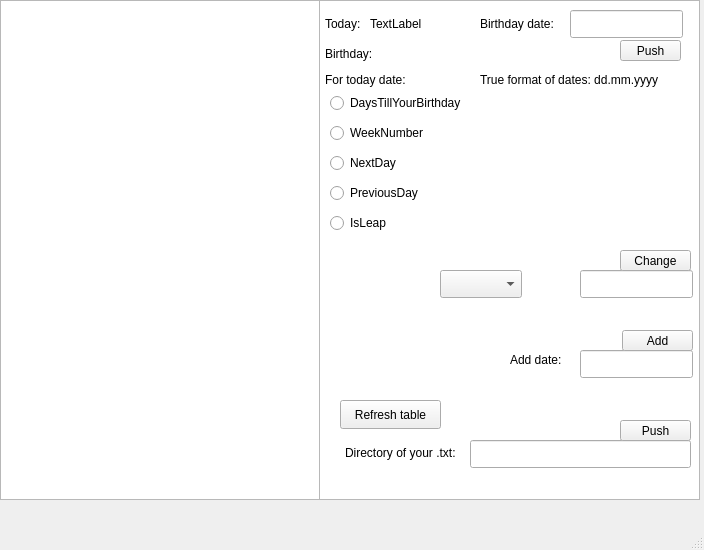
<?xml version="1.0" encoding="UTF-8"?>
<ui version="4.0">
 <class>MainWindow</class>
 <widget class="QMainWindow" name="MainWindow">
  <property name="geometry">
   <rect>
    <x>0</x>
    <y>0</y>
    <width>704</width>
    <height>550</height>
   </rect>
  </property>
  <property name="windowTitle">
   <string>MainWindow</string>
  </property>
  <widget class="QWidget" name="centralwidget">
   <widget class="QGraphicsView" name="graphicsView">
    <property name="geometry">
     <rect>
      <x>0</x>
      <y>0</y>
      <width>700</width>
      <height>500</height>
     </rect>
    </property>
   </widget>
   <widget class="QLabel" name="label">
    <property name="geometry">
     <rect>
      <x>370</x>
      <y>10</y>
      <width>71</width>
      <height>28</height>
     </rect>
    </property>
    <property name="text">
     <string>TextLabel</string>
    </property>
   </widget>
   <widget class="QLabel" name="label_2">
    <property name="geometry">
     <rect>
      <x>325</x>
      <y>10</y>
      <width>51</width>
      <height>28</height>
     </rect>
    </property>
    <property name="text">
     <string>Today:</string>
    </property>
   </widget>
   <widget class="QLineEdit" name="lineEdit">
    <property name="geometry">
     <rect>
      <x>570</x>
      <y>10</y>
      <width>113</width>
      <height>28</height>
     </rect>
    </property>
   </widget>
   <widget class="QLabel" name="label_3">
    <property name="geometry">
     <rect>
      <x>480</x>
      <y>10</y>
      <width>91</width>
      <height>28</height>
     </rect>
    </property>
    <property name="text">
     <string>Birthday date:</string>
    </property>
   </widget>
   <widget class="QPushButton" name="pushButton">
    <property name="geometry">
     <rect>
      <x>620</x>
      <y>40</y>
      <width>61</width>
      <height>21</height>
     </rect>
    </property>
    <property name="text">
     <string>Push</string>
    </property>
   </widget>
   <widget class="QLabel" name="label_4">
    <property name="geometry">
     <rect>
      <x>325</x>
      <y>40</y>
      <width>61</width>
      <height>28</height>
     </rect>
    </property>
    <property name="text">
     <string>Birthday:</string>
    </property>
   </widget>
   <widget class="QLabel" name="label_5">
    <property name="geometry">
     <rect>
      <x>380</x>
      <y>40</y>
      <width>71</width>
      <height>28</height>
     </rect>
    </property>
    <property name="text">
     <string/>
    </property>
   </widget>
   <widget class="QRadioButton" name="radioButton">
    <property name="geometry">
     <rect>
      <x>330</x>
      <y>90</y>
      <width>161</width>
      <height>26</height>
     </rect>
    </property>
    <property name="text">
     <string>DaysTillYourBirthday</string>
    </property>
   </widget>
   <widget class="QRadioButton" name="radioButton_2">
    <property name="geometry">
     <rect>
      <x>330</x>
      <y>120</y>
      <width>121</width>
      <height>26</height>
     </rect>
    </property>
    <property name="text">
     <string>WeekNumber</string>
    </property>
   </widget>
   <widget class="QRadioButton" name="radioButton_3">
    <property name="geometry">
     <rect>
      <x>330</x>
      <y>150</y>
      <width>111</width>
      <height>26</height>
     </rect>
    </property>
    <property name="text">
     <string>NextDay</string>
    </property>
   </widget>
   <widget class="QRadioButton" name="radioButton_4">
    <property name="geometry">
     <rect>
      <x>330</x>
      <y>180</y>
      <width>111</width>
      <height>26</height>
     </rect>
    </property>
    <property name="text">
     <string>PreviousDay</string>
    </property>
   </widget>
   <widget class="QRadioButton" name="radioButton_5">
    <property name="geometry">
     <rect>
      <x>330</x>
      <y>210</y>
      <width>112</width>
      <height>26</height>
     </rect>
    </property>
    <property name="text">
     <string>IsLeap</string>
    </property>
   </widget>
   <widget class="QLabel" name="label_6">
    <property name="geometry">
     <rect>
      <x>490</x>
      <y>90</y>
      <width>91</width>
      <height>26</height>
     </rect>
    </property>
    <property name="text">
     <string/>
    </property>
   </widget>
   <widget class="QLabel" name="label_7">
    <property name="geometry">
     <rect>
      <x>450</x>
      <y>120</y>
      <width>91</width>
      <height>26</height>
     </rect>
    </property>
    <property name="text">
     <string/>
    </property>
   </widget>
   <widget class="QLabel" name="label_8">
    <property name="geometry">
     <rect>
      <x>420</x>
      <y>150</y>
      <width>91</width>
      <height>26</height>
     </rect>
    </property>
    <property name="text">
     <string/>
    </property>
   </widget>
   <widget class="QLabel" name="label_9">
    <property name="geometry">
     <rect>
      <x>440</x>
      <y>180</y>
      <width>91</width>
      <height>26</height>
     </rect>
    </property>
    <property name="text">
     <string/>
    </property>
   </widget>
   <widget class="QLabel" name="label_10">
    <property name="geometry">
     <rect>
      <x>400</x>
      <y>210</y>
      <width>111</width>
      <height>26</height>
     </rect>
    </property>
    <property name="text">
     <string/>
    </property>
   </widget>
   <widget class="QLineEdit" name="lineEdit_2">
    <property name="geometry">
     <rect>
      <x>470</x>
      <y>440</y>
      <width>221</width>
      <height>28</height>
     </rect>
    </property>
   </widget>
   <widget class="QLabel" name="label_11">
    <property name="geometry">
     <rect>
      <x>345</x>
      <y>440</y>
      <width>141</width>
      <height>26</height>
     </rect>
    </property>
    <property name="text">
     <string>Directory of your .txt:</string>
    </property>
   </widget>
   <widget class="QLabel" name="label_12">
    <property name="geometry">
     <rect>
      <x>325</x>
      <y>70</y>
      <width>111</width>
      <height>20</height>
     </rect>
    </property>
    <property name="text">
     <string>For today date:</string>
    </property>
   </widget>
   <widget class="QPushButton" name="pushButton_2">
    <property name="geometry">
     <rect>
      <x>620</x>
      <y>420</y>
      <width>71</width>
      <height>21</height>
     </rect>
    </property>
    <property name="text">
     <string>Push</string>
    </property>
   </widget>
   <widget class="QTableWidget" name="tableWidget">
    <property name="geometry">
     <rect>
      <x>0</x>
      <y>0</y>
      <width>320</width>
      <height>500</height>
     </rect>
    </property>
   </widget>
   <widget class="QLineEdit" name="lineEdit_3">
    <property name="geometry">
     <rect>
      <x>580</x>
      <y>350</y>
      <width>113</width>
      <height>28</height>
     </rect>
    </property>
   </widget>
   <widget class="QLabel" name="label_13">
    <property name="geometry">
     <rect>
      <x>510</x>
      <y>350</y>
      <width>71</width>
      <height>20</height>
     </rect>
    </property>
    <property name="text">
     <string>Add date:</string>
    </property>
   </widget>
   <widget class="QPushButton" name="pushButton_3">
    <property name="geometry">
     <rect>
      <x>622</x>
      <y>330</y>
      <width>71</width>
      <height>21</height>
     </rect>
    </property>
    <property name="text">
     <string>Add</string>
    </property>
   </widget>
   <widget class="QLineEdit" name="lineEdit_4">
    <property name="geometry">
     <rect>
      <x>580</x>
      <y>270</y>
      <width>113</width>
      <height>28</height>
     </rect>
    </property>
   </widget>
   <widget class="QComboBox" name="comboBox">
    <property name="geometry">
     <rect>
      <x>440</x>
      <y>270</y>
      <width>82</width>
      <height>28</height>
     </rect>
    </property>
   </widget>
   <widget class="QPushButton" name="pushButton_4">
    <property name="geometry">
     <rect>
      <x>620</x>
      <y>250</y>
      <width>71</width>
      <height>21</height>
     </rect>
    </property>
    <property name="text">
     <string>Change</string>
    </property>
   </widget>
   <widget class="QLabel" name="label_14">
    <property name="geometry">
     <rect>
      <x>480</x>
      <y>70</y>
      <width>231</width>
      <height>20</height>
     </rect>
    </property>
    <property name="text">
     <string>True format of dates: dd.mm.yyyy</string>
    </property>
   </widget>
   <widget class="QPushButton" name="pushButton_5">
    <property name="geometry">
     <rect>
      <x>340</x>
      <y>400</y>
      <width>101</width>
      <height>29</height>
     </rect>
    </property>
    <property name="text">
     <string>Refresh table</string>
    </property>
   </widget>
  </widget>
  <widget class="QMenuBar" name="menubar">
   <property name="geometry">
    <rect>
     <x>0</x>
     <y>0</y>
     <width>704</width>
     <height>25</height>
    </rect>
   </property>
  </widget>
  <widget class="QStatusBar" name="statusbar"/>
 </widget>
 <resources/>
 <connections/>
</ui>
